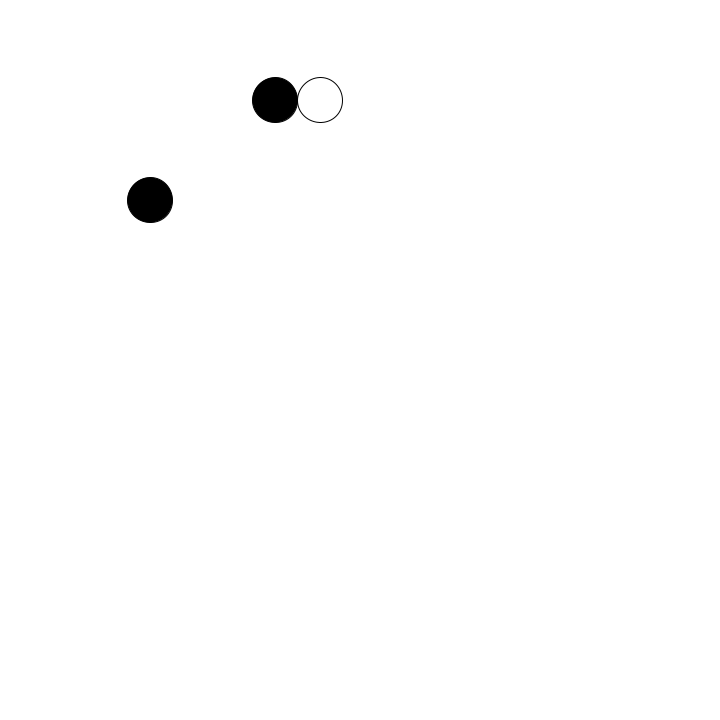
Frame 1 (no input)
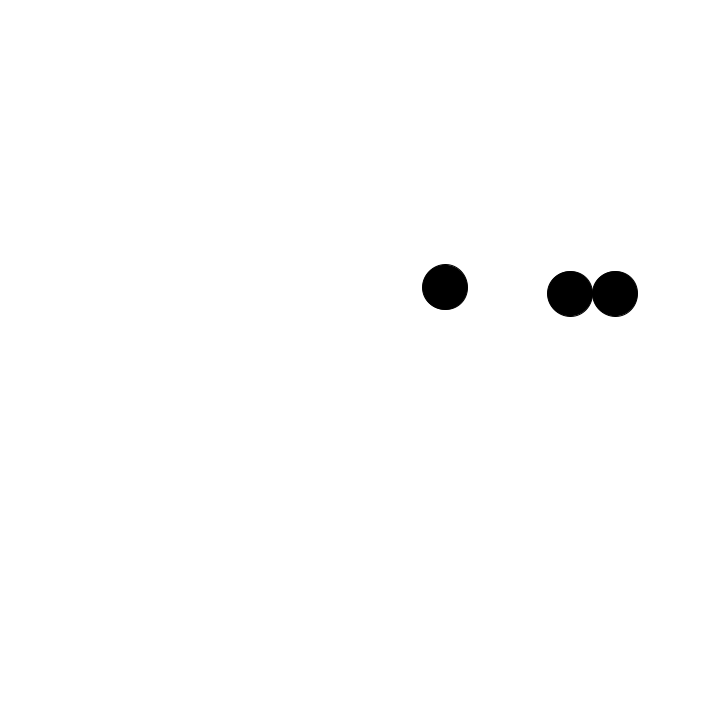
Frame 60 (the mouse pressed at the canvas centre just before this capture)
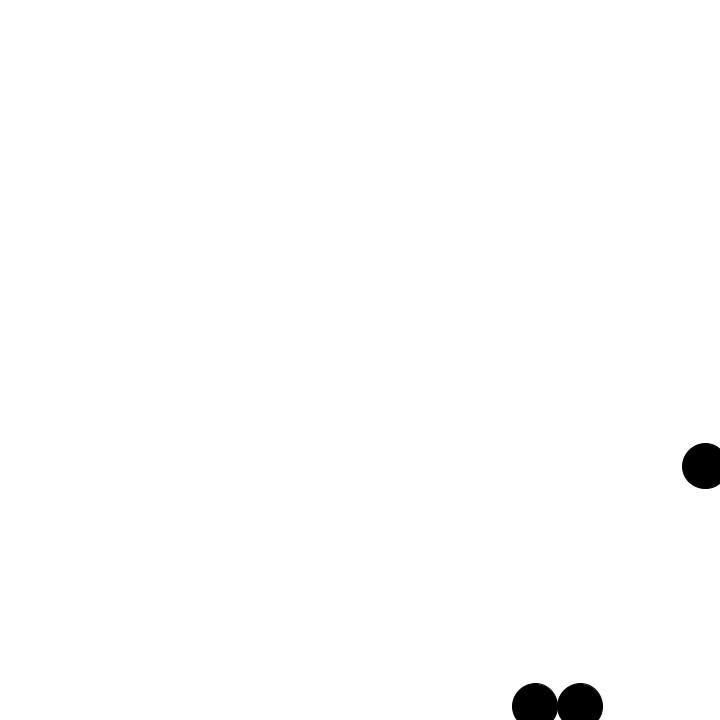
Frame 120 (the mouse held since frame 60 and released just before this capture)

The Processing sketch that drew these frames (run headless with seeded random() and noise(); from frame 60 on, the mouse is pressed at the canvas centre):

// Processing sketch: processing_136458
// ── processing_136458.pde

//declare
Pong myPongA;
Pong myPongB;
Pong myPongC;
 
void setup() {
  size(720, 720);
  smooth();
   
//initialize
  myPongA = new Pong(320, 100);
  myPongB = new Pong(150, 200);
  myPongC = new Pong(275, 100);
}
 
void draw() {
  background(255, 255, 255);
   
//function
  myPongA.run();
  myPongB.run();
  myPongC.run();
}

class Pong {
  
//global variables
  float x = 0;
  float y = 0;
  float speedX = 5;
  float speedY = 0.5;
 
//constructor
  Pong(float _x, float _y) {
   
     x = _x;
     y = _y;
}

//functions
  void run() {
    display();
    move();
    bounce();
    gravity();
}
   
  void bounce() {
    if(x > width) {
      speedX = speedX *-1;
    }
    if(x < 0) {
      speedX = speedX *-1;
    }
     if(y > width) {
      speedY = speedY *-1;
    }
    if(y < 0) {
      speedY = speedY *-1;
    }
  }
  void display() {
    ellipse(x, y, 45, 45);
    fill(0);
  }
   
  void move() {
    x += speedX;
    y += speedY;
}
 
  void gravity() {
    speedY += 0.8;
  }
}
